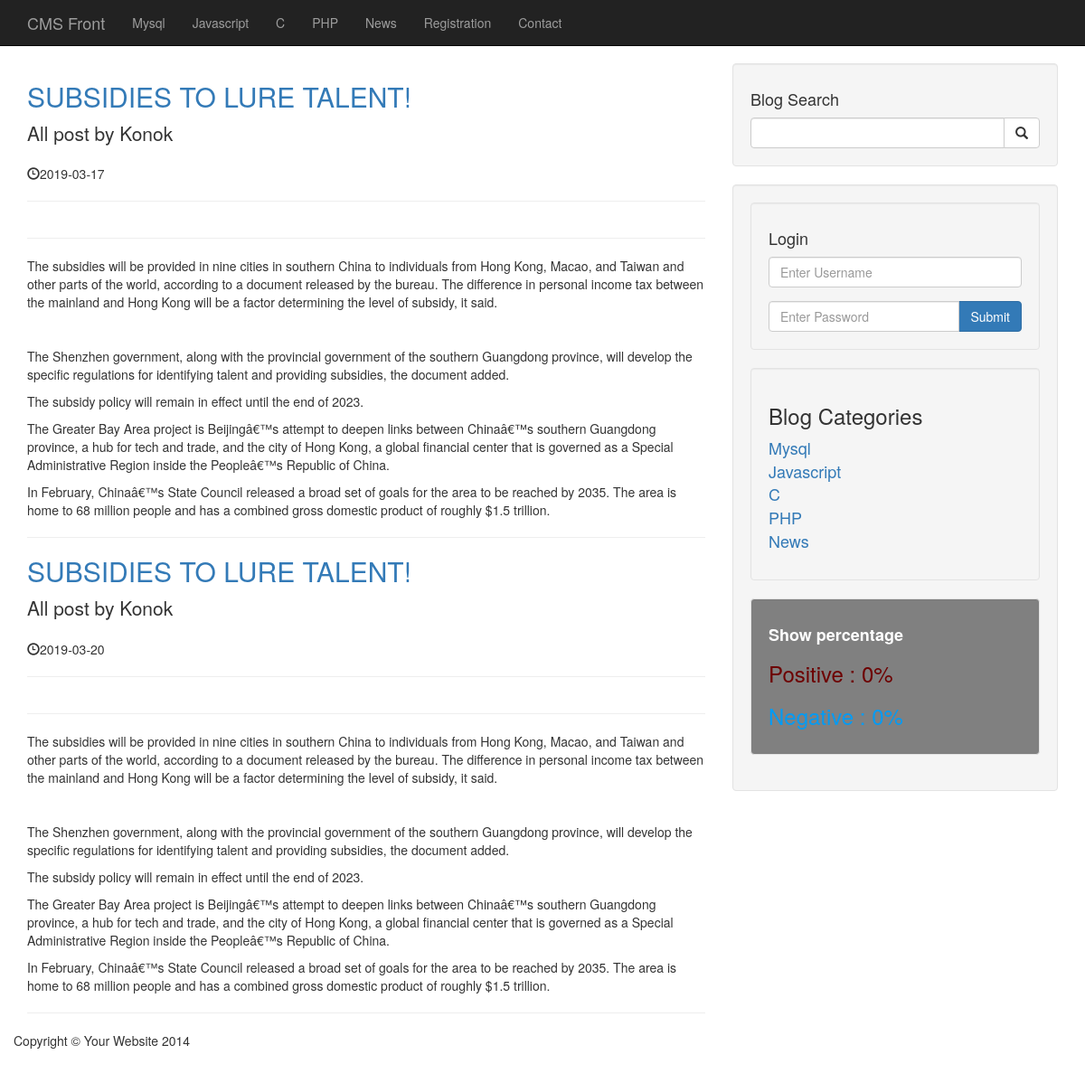
The app's page /cms/author_post.php?author=Konok&p_id=24 with its own data.
### tables this page shows
CREATE TABLE IF NOT EXISTS `categories` (
  `cat_id` int(3) NOT NULL AUTO_INCREMENT,
  `cat_title` varchar(256) NOT NULL,
  PRIMARY KEY (`cat_id`)
);

CREATE TABLE IF NOT EXISTS `posts` (
  `post_id` int(3) NOT NULL AUTO_INCREMENT,
  `post_category_id` int(3) NOT NULL,
  `post_title` varchar(255) NOT NULL,
  `post_author` varchar(255) NOT NULL,
  `post_date` date NOT NULL,
  `post_image` text NOT NULL,
  `post_content` varchar(2500) NOT NULL,
  `post_tags` varchar(255) NOT NULL,
  `post_comment_count` int(11) NOT NULL,
  `post_status` varchar(255) NOT NULL DEFAULT 'draft',
  `post_views_count` int(11) NOT NULL,
  PRIMARY KEY (`post_id`)
);

### cms/author_post.php (the view, shortened to what this page needs)
<?php
 include "includes/db.php";
 include "includes/header.php";
 ?>
    <?php
       include "includes/navigation.php";
     ?>
    <div class="container">
        <div class="row">
            <div class="col-md-8">
                <?php
                if(isset($_GET['p_id']))
                {
                    $post_id = $_GET['p_id'];
                    $post_author = $_GET['author'];
                }
                 $query="SELECT * from posts WHERE post_author = '{$post_author}'";
                 $select_all_post= mysqli_query($connection,$query);
                 while($row = mysqli_fetch_assoc($select_all_post))
                 {
                    $post_title = $row['post_title'];
                    $post_author = $row['post_author'];
                    $post_date = $row['post_date'];
                    $post_content = $row['post_content'];
                    ?>
                <h2>
                     <a href="post.php?p_id=<?php echo $post_id; ?>"><?php echo strtoupper($post_title);?></a>
                </h2>
                <p class="lead">
                  All post by <?php echo ucwords($post_author); ?>
                </p>
                <p><span class="glyphicon glyphicon-time"></span><?php echo $post_date; ?></p>
                <hr>
                <hr>
                <p><?php echo $post_content; ?></p>
                <hr>
                 <?php  }?>
            </div>
            <?php include "includes/sidebar.php"; ?>
        </div>
        <?php include "includes/footer.php"; ?>

### cms/includes/navigation.php (shortened to what this page needs)
<nav class="navbar navbar-inverse navbar-fixed-top" role="navigation">
        <div class="container">
            <div class="navbar-header">
                <a class="navbar-brand" href="index.php">CMS Front</a>
            </div>
            <div class="collapse navbar-collapse" id="bs-example-navbar-collapse-1">
                <ul class="nav navbar-nav">
                    <?php
                    $query = "SELECT * FROM categories";
                    $select_all_categories_query= mysqli_query($connection,$query);
                   while($row = mysqli_fetch_assoc($select_all_categories_query))
                    {
                        $cat_id=$row['cat_id'];
                        $cat_title = $row['cat_title'];
                        $cat_class ='';
                        $registration_class='';
                        echo "<li class='$cat_class'><a href='./category.php?category={$cat_id}'>{$cat_title}</a></li>";
                    }
                     ?>
                     <li class="<?php echo $registration_class;?>">
                        <a href="registration.php">Registration</a>
                    </li>
                    <li>
                        <a href="contact.php">Contact</a>
                    </li>
                </ul>
            </div>
        </div>
    </nav>

### cms/includes/sidebar.php (shortened to what this page needs)
<div class="col-md-4">
                <div class="well">
                    <h4>Blog Search</h4>
                    <form action="search.php" method="post">
                    <div class="input-group">
                        <input  name="search" type="text" class="form-control">
                        <span class="input-group-btn">
                            <button name="submit" class="btn btn-default" type="submit">
                                <span class="glyphicon glyphicon-search"></span>
                        </button>
                        </span>
                    </div>
                </form>
                </div>
                <div class="well">
                 <?php if(isset($_SESSION['user_role'])): ?>
                    <h4>Logged in as <?php echo $_SESSION['username'] ?></h4>
                    <a href="includes/logout.php" class="btn btn-primary">Logout</a>
                </div>
                 <?php else : ?>
                    <div class="well">
                    <h4>Login</h4>
                    <form action="includes/login.php" method="post">
                    <div class="form-group">
                        <input  name="username" type="text" class="form-control" placeholder="Enter Username">
                    </div>
                    <div class="input-group">
                        <input  name="password" type="password" class="form-control" placeholder="Enter Password">
                        <span class="input-group-btn">
                            <button class="btn btn-primary" name="login" type="submit">Submit
                            </button>
                        </span>
                    </div>
                </form>
                </div>
                 <?php endif; ?>
                <?php
                    $query = "SELECT * FROM categories";
                    $select_all_categories_query= mysqli_query($connection,$query);
                 ?>
                <div class="well">
                    <h3>Blog Categories</h3>
                    <div class="row">
                        <div class="col-lg-12">
                            <ul class="list-unstyled ">
                                <?php
                                while($row = mysqli_fetch_assoc($select_all_categories_query))
                                {
                                $cat_title = $row['cat_title'];
                                $cat_id=$row['cat_id'];
                                echo "<font size='+1'><li><a href='category.php?category=$cat_id'>{$cat_title}</a></li></font>";
                                }
                                 ?>
                            </ul>
                        </div>
                    </div>
                </div>
                <?php include "widget.php"; ?>
            </div>

### cms/css/blog-home.css (style rules this page uses)
body { padding-top: 70px; }

### records on screen
categories: cat_title "Mysql"
categories: cat_title "Javascript"
categories: cat_title "C"
categories: cat_title "PHP"
categories: cat_title "News"
posts: post_title "SUBSIDIES TO LURE TALENT!", post_author "Konok", post_date "2019-03-17", post_content "The subsidies will be provided in nine cities in southern China to individuals from Hong Kong, Macao, and Taiwan and other parts of the world, according to a document released by the bureau. The difference in personal income tax between the mainland and Hong Kong will be a factor determining the level of subsidy, it said. The Shenzhen government, along with the provincial government of the southern Guangdong province, will develop the specific regulations for identifying talent and providing subsidies, the document added. The subsidy policy will remain in effect until the end of 2023. The Greater Bay Area project is Beijingâ€™s attempt to deepen links between Chinaâ€™s southern Guangdong…"
posts: post_title "SUBSIDIES TO LURE TALENT!", post_author "Konok", post_date "2019-03-20", post_content "The subsidies will be provided in nine cities in southern China to individuals from Hong Kong, Macao, and Taiwan and other parts of the world, according to a document released by the bureau. The difference in personal income tax between the mainland and Hong Kong will be a factor determining the level of subsidy, it said. The Shenzhen government, along with the provincial government of the southern Guangdong province, will develop the specific regulations for identifying talent and providing subsidies, the document added. The subsidy policy will remain in effect until the end of 2023. The Greater Bay Area project is Beijingâ€™s attempt to deepen links between Chinaâ€™s southern Guangdong…"

### other values on screen
$_SESSION[$postive_session] "0"
